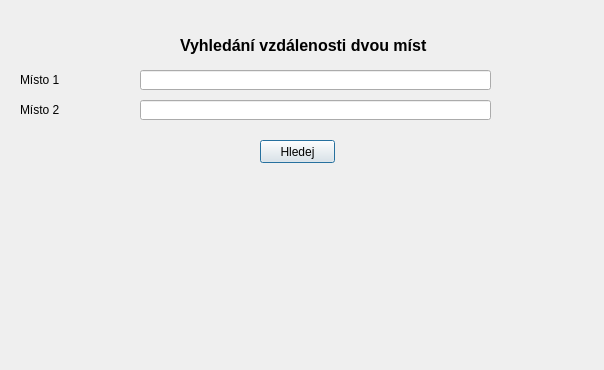
<?xml version="1.0" encoding="UTF-8"?>
<ui version="4.0">
 <class>Dialog</class>
 <widget class="QDialog" name="Dialog">
  <property name="geometry">
   <rect>
    <x>0</x>
    <y>0</y>
    <width>604</width>
    <height>370</height>
   </rect>
  </property>
  <property name="windowTitle">
   <string>Dialog</string>
  </property>
  <widget class="QLabel" name="label">
   <property name="geometry">
    <rect>
     <x>180</x>
     <y>30</y>
     <width>271</width>
     <height>31</height>
    </rect>
   </property>
   <property name="font">
    <font>
     <pointsize>12</pointsize>
     <weight>75</weight>
     <bold>true</bold>
    </font>
   </property>
   <property name="text">
    <string>Vyhledání vzdálenosti dvou míst</string>
   </property>
  </widget>
  <widget class="QLabel" name="label_2">
   <property name="geometry">
    <rect>
     <x>20</x>
     <y>70</y>
     <width>101</width>
     <height>20</height>
    </rect>
   </property>
   <property name="text">
    <string>Místo 1</string>
   </property>
  </widget>
  <widget class="QPushButton" name="pushButtonSearch">
   <property name="geometry">
    <rect>
     <x>260</x>
     <y>140</y>
     <width>75</width>
     <height>23</height>
    </rect>
   </property>
   <property name="text">
    <string>Hledej</string>
   </property>
  </widget>
  <widget class="QLineEdit" name="lineEditLocFrom">
   <property name="geometry">
    <rect>
     <x>140</x>
     <y>70</y>
     <width>351</width>
     <height>20</height>
    </rect>
   </property>
  </widget>
  <widget class="QWidget" name="layoutWidget">
   <property name="geometry">
    <rect>
     <x>20</x>
     <y>180</y>
     <width>571</width>
     <height>171</height>
    </rect>
   </property>
   <layout class="QVBoxLayout" name="verticalLayout">
    <item>
     <widget class="QLabel" name="label_distance">
      <property name="text">
       <string/>
      </property>
      <property name="wordWrap">
       <bool>true</bool>
      </property>
     </widget>
    </item>
   </layout>
  </widget>
  <widget class="QLabel" name="label_3">
   <property name="geometry">
    <rect>
     <x>20</x>
     <y>100</y>
     <width>101</width>
     <height>20</height>
    </rect>
   </property>
   <property name="text">
    <string>Místo 2</string>
   </property>
  </widget>
  <widget class="QLineEdit" name="lineEditLocTo">
   <property name="geometry">
    <rect>
     <x>140</x>
     <y>100</y>
     <width>351</width>
     <height>20</height>
    </rect>
   </property>
  </widget>
 </widget>
 <resources/>
 <connections>
  <connection>
   <sender>pushButtonSearch</sender>
   <signal>pressed()</signal>
   <receiver>Dialog</receiver>
   <slot>displayDetails()</slot>
   <hints>
    <hint type="sourcelabel">
     <x>272</x>
     <y>121</y>
    </hint>
    <hint type="destinationlabel">
     <x>377</x>
     <y>159</y>
    </hint>
   </hints>
  </connection>
 </connections>
 <slots>
  <slot>displayDetails()</slot>
 </slots>
</ui>
